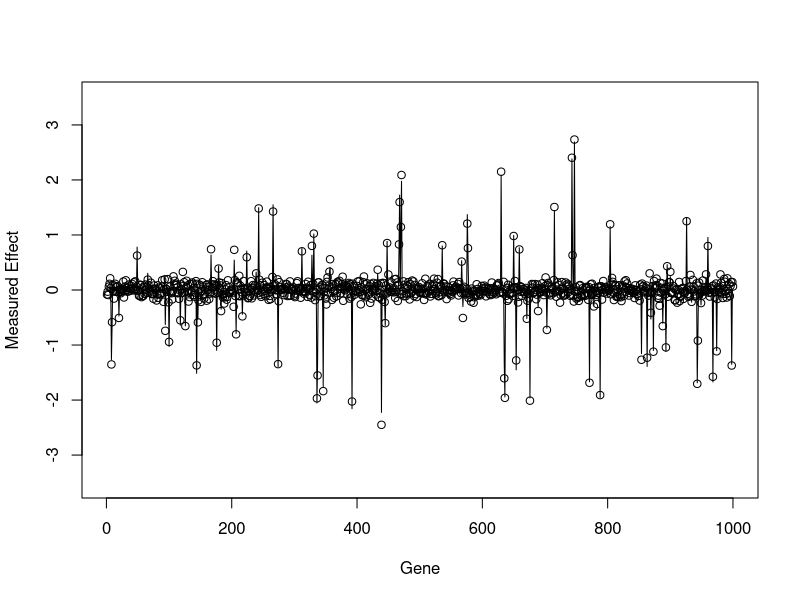

Recreate this plot in R.
# Hierarchical model
set.seed(123)

N = 1000

# True hyperparameter values
p_on = 0.1
grand_mean = 0.0
diversity = 1.0

sigma = 0.1

mus = rnorm(N, grand_mean, diversity)
mus[runif(N) > p_on] = 0.0

ys = mus + sigma*rnorm(N)

pdf("genes.pdf")
plot(mus, type="l", ylim=c(-3.5, 3.5),
        xlab="Gene", ylab="Measured Effect")
points(ys)
dev.off()

df = data.frame(y=ys)
write.csv(df, "genes.csv", row.names=FALSE)

# Classical hypothesis test of mu[i] = 0 assuming sigma=0.1
p_values = numeric(N)
for(i in 1:N)
{
    p_values[i] = 2*pnorm(-abs(ys[i]), mean=0, sd=0.1)
}

mean(p_values < 0.05)
